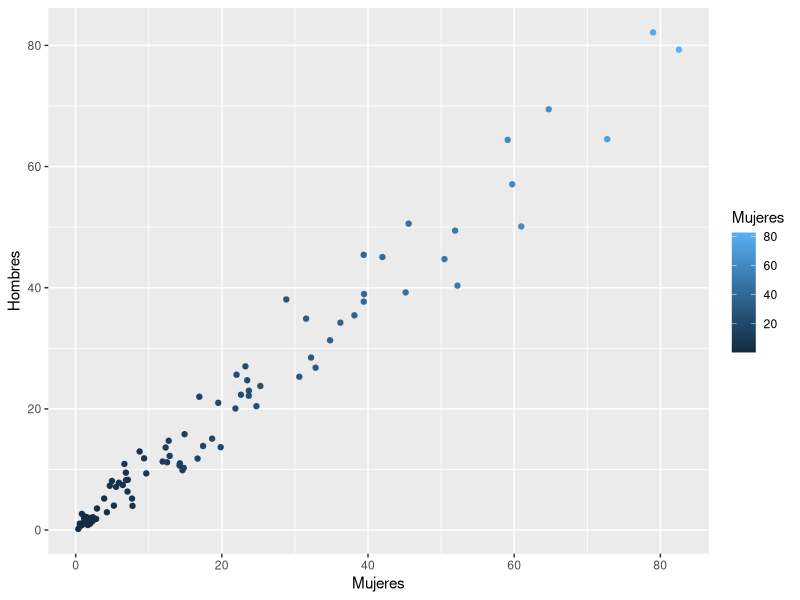
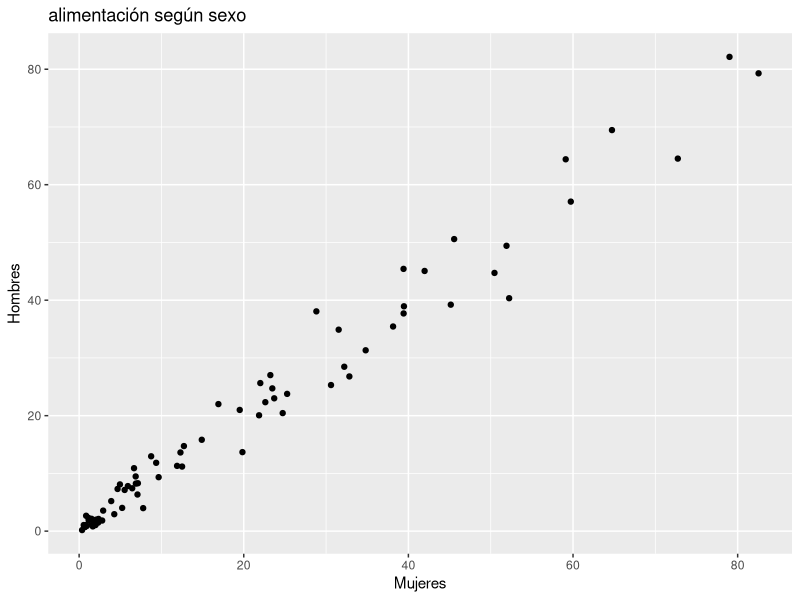
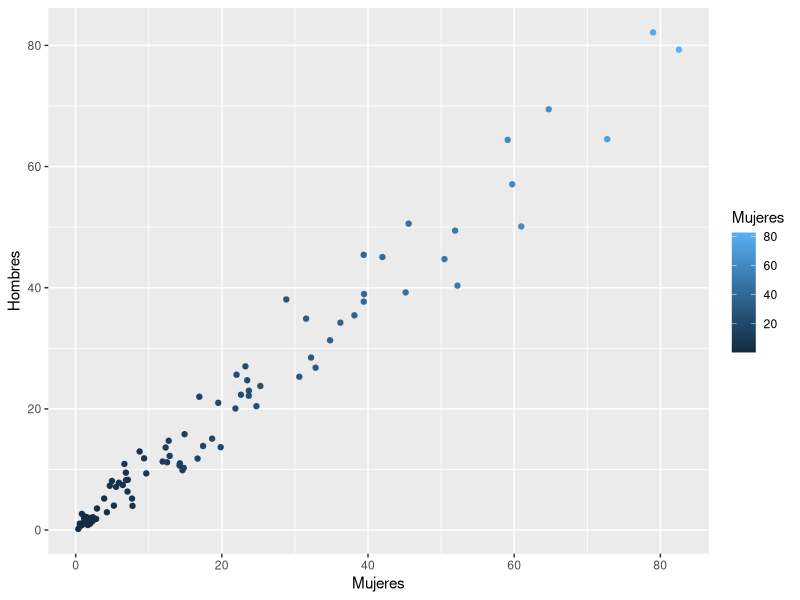
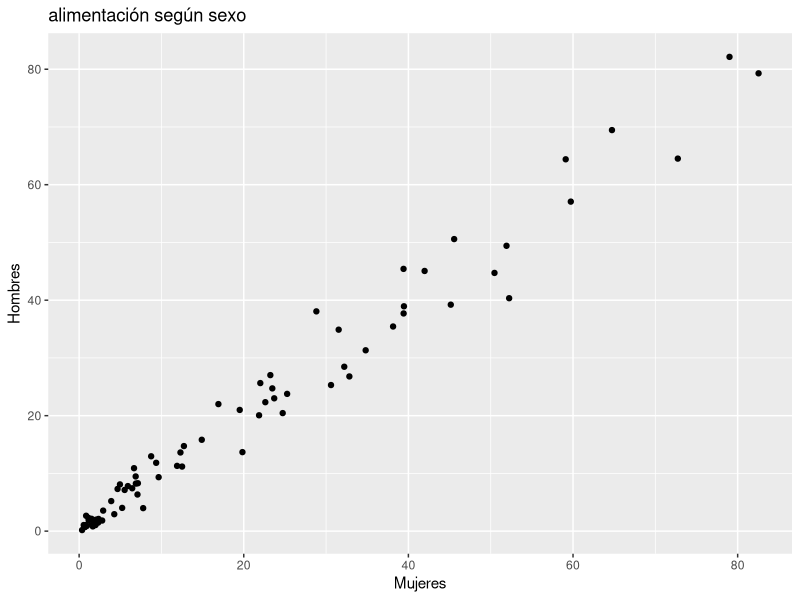
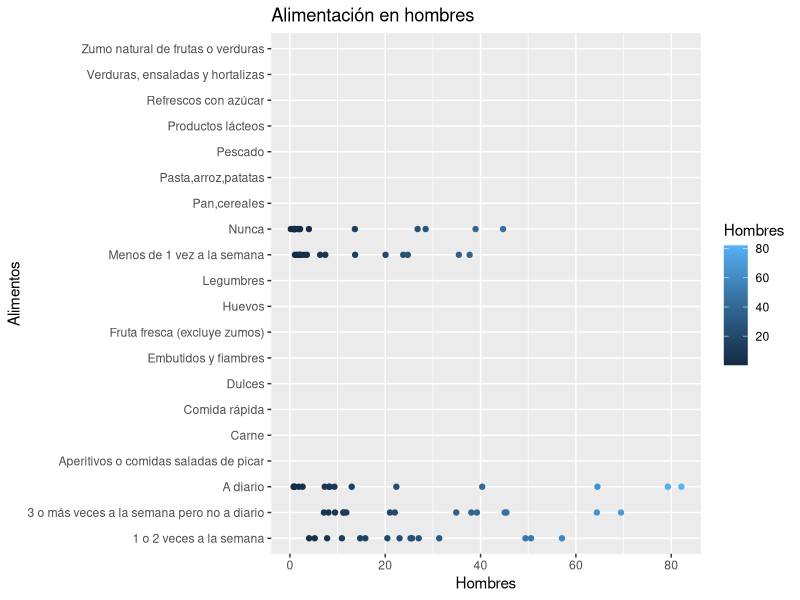
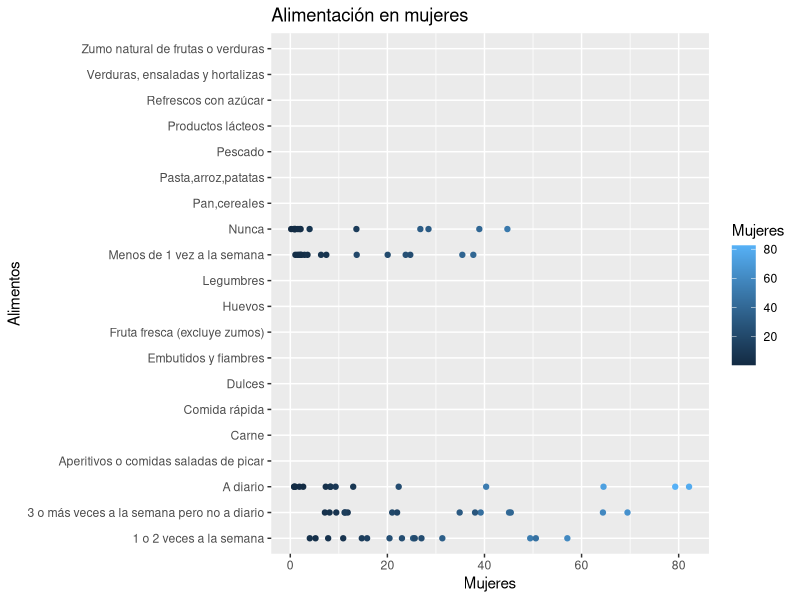
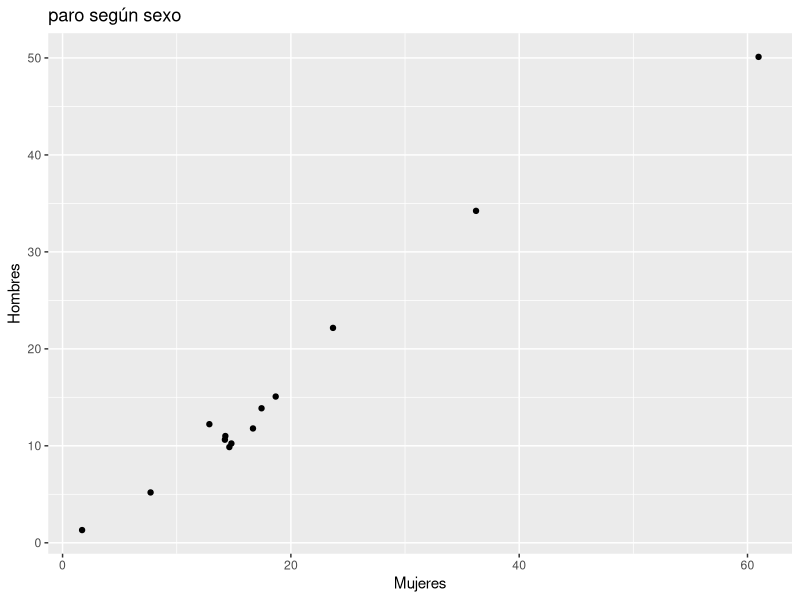
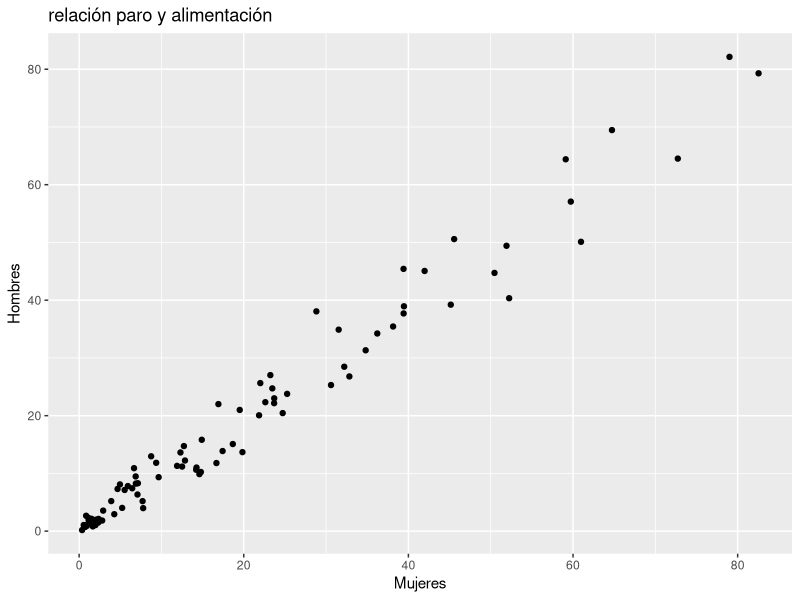

Generate these figures, in order, with R:
## ---- chunk 1
knitr::opts_chunk$set(echo = TRUE)
## ---- chunk 2
library(readxl)
library(dplyr)
library(tidyverse)
library("ggplot2")
## ---- chunk 3



# Importación de datos xls.


 #Datos de alimentación:


Comidaxsexoencolumnas <- read_excel("input/data/Comidaxsexoencolumnas.xls", 
                                    col_types = c("text", "numeric", "numeric", "numeric"))
## ---- chunk 4
#Datos de paro:
ParoxsexoEncolumnas <- read_excel("input/data/ParoxsexoEncolumnas.xls", 
                                  col_types = c("text", "numeric", "numeric", "numeric"))
## ---- chunk 5
#Hacemos un resumen para ver en que se diferencian nuestros datos:
summary(ParoxsexoEncolumnas)
summary(Comidaxsexoencolumnas)
## ---- chunk 6
# Unión de los datos
union <- full_join(x= ParoxsexoEncolumnas, y=Comidaxsexoencolumnas)
## ---- chunk 7
#Hacemos un resumen de los datos que hemos obtenido al hacer la unión de los datos:
summary(union)
## ---- chunk 8
#otra union de datos señalando las columnas que debe usar:
vercomoqueda <- 
  full_join(x= ParoxsexoEncolumnas, y=Comidaxsexoencolumnas, 
            by = c("Ambos sexos", "Mujeres", "Hombres"))

#Gráfico relación paro y alimentación:
ggplot(data = union) + 
  geom_point(mapping = aes( x = Mujeres, y= Hombres, color= Mujeres))
## ---- chunk 9
ggplot(data = Comidaxsexoencolumnas) + 
  geom_point(mapping = aes( x = Mujeres, y= Hombres)) + 
  labs(title = "alimentación según sexo", x="Mujeres", y="Hombres")
## ---- chunk 10
# Mirarel paquete DT (https://rstudio.github.io/DT/)
summary(Comidaxsexoencolumnas)
## ---- chunk 11
summary(ParoxsexoEncolumnas)
## ---- chunk 12
# Unión de los datos
union <- full_join(x= ParoxsexoEncolumnas, y=Comidaxsexoencolumnas)
## ---- chunk 13
#Hacemos un resumen de los datos que hemos obtenido al hacer la unión de los datos:
summary(union)
## ---- chunk 14
#otra union de datos señalando las columnas que debe usar:
vercomoqueda <- 
  full_join(x= ParoxsexoEncolumnas, y=Comidaxsexoencolumnas, 
            by = c("Ambos sexos", "Mujeres", "Hombres"))

#Gráfico relación paro y alimentación:
ggplot(data = union) + 
  geom_point(mapping = aes( x = Mujeres, y = Hombres, color = Mujeres))
## ---- chunk 15

ggplot(data = Comidaxsexoencolumnas) + 
  geom_point(mapping = aes( x = Mujeres, y = Hombres)) + 
  labs(title = "alimentación según sexo", x = "Mujeres", y = "Hombres")
## ---- chunk 16
ggplot(data = Comidaxsexoencolumnas) + 
  geom_point(mapping = aes( x = Hombres, y= ...1, color= Hombres)) +
  labs(title = "Alimentación en hombres", x="Hombres", y="Alimentos")
## ---- chunk 17
ggplot(data = Comidaxsexoencolumnas) + 
  geom_point(mapping = aes( x = Hombres, y= ...1, color= Mujeres)) +
  labs(title = "Alimentación en mujeres", x="Mujeres", y="Alimentos")
## ---- chunk 18
ggplot(data = ParoxsexoEncolumnas) + 
  geom_point(mapping = aes( x = Mujeres, y= Hombres))+
  labs(title = "paro según sexo", x="Mujeres", y="Hombres")
## ---- chunk 19
ggplot(data = union) + 
  geom_point(mapping = aes( x = Mujeres, y= Hombres)) + 
  labs(title="relación paro y alimentación", x="Mujeres", y= "Hombres" )
## ---- chunk 20
ggplot(data = ParoxsexoEncolumnas) + 
  geom_point(mapping = aes( x = Hombres, y= ...1, color= Hombres)) +
  labs(title = "Paro en hombres por edades", x="Hombres", y="Edad")
## ---- chunk 21
ggplot(data = ParoxsexoEncolumnas) + 
  geom_point(mapping = aes( x = Mujeres, y= ...1, color = Mujeres)) +
  labs(title = "Paro en mujeres por edades", x="Mujeres", y="Edad")
## ---- chunk 22
ggplot(data = Comidaxsexoencolumnas) + 
  geom_point(mapping = aes( x = Hombres, y= ...1, color= Hombres)) +
  labs(title = "Alimentación en hombres", x="Hombres", y="Edad")
## ---- chunk 23
ggplot(data = Comidaxsexoencolumnas) + 
  geom_point(mapping = aes( x = Hombres, y= ...1, color= Mujeres)) +
  labs(title = "Alimentación en mujeres", x="Mujeres", y="Edad")
## ---- chunk 24
ggplot(data = union) + 
  geom_point(mapping = aes( x = Mujeres, y= ...1, color= Mujeres))
## ---- chunk 25
ggplot(data = union) + 
  geom_point(mapping = aes( x = Hombres, y= ...1, color= Hombres))

## ---- chunk 26
ggplot(data = union) + 
  geom_point(mapping = aes( x = Mujeres, y= Hombres)) + 
  labs(title="relación paro y alimentación", x="Mujeres", y= "Hombres" ) 
## ---- chunk 27
ggplot(data = union) + 
  geom_point(mapping = aes( x = Mujeres, y= ...1, color= Mujeres))
## ---- chunk 28
ggplot(data = union) + 
  geom_point(mapping = aes( x = Hombres, y= ...1, color= Hombres))
